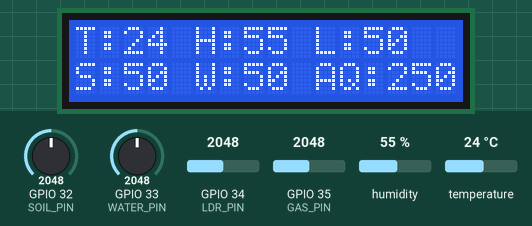
The sketch below on a simulated ESP32. On the bench: 16×2 character LCD. Inputs (shaded band) come from the test bench; at power-on: humidity 55 %, GPIO 32 (SOIL_PIN) = 2048, GPIO 33 (WATER_PIN) = 2048, GPIO 34 (LDR_PIN) = 2048, GPIO 35 (GAS_PIN) = 2048, temperature 24 °C. WiFi joins after 1.5 s; servers stay silent unless stated; random numbers use the default seed unless the sketch sets one; no MQTT or app messages arrive unless stated; what the sketch prints to the serial monitor is not drawn.

Above: at 3.6 s.
3.7 s: humidity set to 22 %
At 7.3 s:
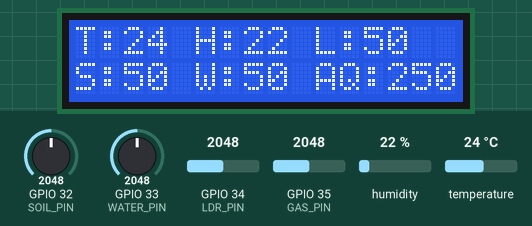
7.8 s: GPIO 32 (SOIL_PIN) set to 2866
At 9.6 s:
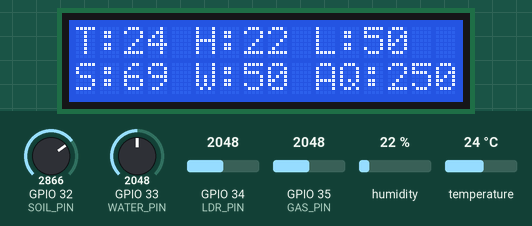
11.9 s: GPIO 33 (WATER_PIN) set to 2866
At 13.1 s:
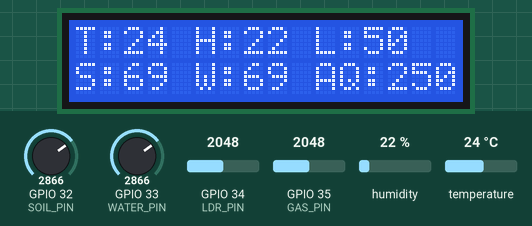
16.0 s: GPIO 34 (LDR_PIN) set to 2866
At 18.8 s:
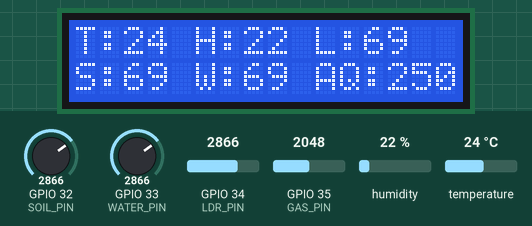
20.1 s: GPIO 35 (GAS_PIN) set to 2866
At 22.3 s:
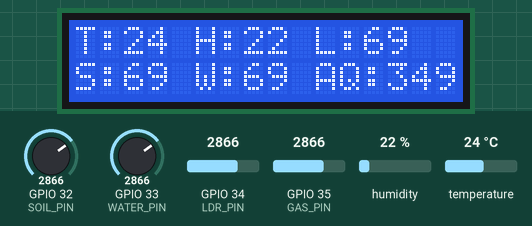
24.2 s: temperature set to 12 °C
At 28.1 s:
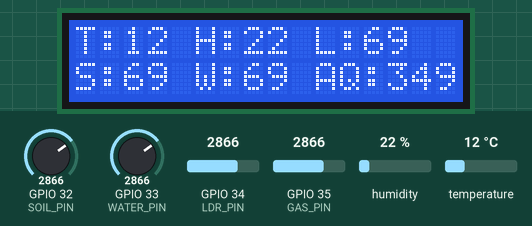
Timing chart, 0 to 29.5 s (numbered marks = the images above; inputs shaded):
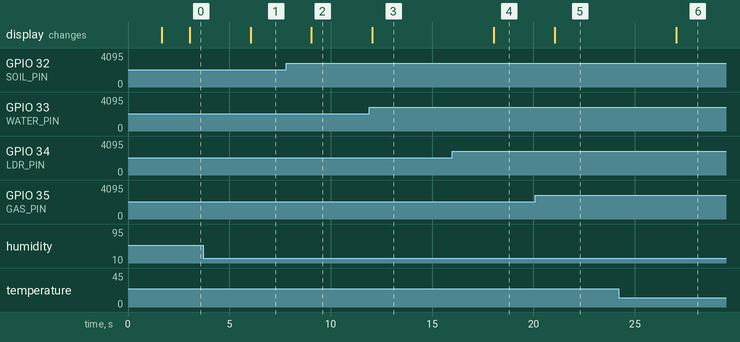

Measured:
- after the input at 3.7 s, the display: changes after 2.3 s (image 1)
- after the input at 7.8 s, the display: changes after 1.2 s (image 2)
- after the input at 11.9 s, the display: changes after 0.15 s (image 3)
- after the input at 16.0 s, the display: changes after 2.0 s (image 4)
- after the input at 20.1 s, the display: changes after 0.95 s (image 5)
- after the input at 24.2 s, the display: changes after 2.9 s (image 6)

The sketch:

wokwi-master-esp32.ino
```cpp
#include <WiFi.h>
#include <HTTPClient.h>
#include <PubSubClient.h>
#include <ArduinoJson.h>
#include <DHT.h>
#include <Wire.h>
#include <LiquidCrystal_I2C.h>

#define WIFI_SSID "Wokwi-GUEST"
#define WIFI_PASSWORD ""

// Use the same broker in your app .env:
// MQTT_URL="mqtt://broker.hivemq.com:1883"
#define MQTT_HOST "broker.hivemq.com"
#define MQTT_PORT 1883

// Optional. Leave empty for MQTT-only demo.
#define HTTP_API_URL ""

#define MASTER_MAC "AA:BB:CC:DD:EE:01"
#define SENSOR_TOPIC "green-garden/sensors/AA:BB:CC:DD:EE:01"

#define DHT_PIN 15
#define DHT_TYPE DHT22
#define LDR_PIN 34
#define GAS_PIN 35
#define SOIL_PIN 32
#define WATER_PIN 33

DHT dht(DHT_PIN, DHT_TYPE);
LiquidCrystal_I2C lcd(0x27, 16, 2);
WiFiClient wifiClient;
PubSubClient mqtt(wifiClient);

unsigned long lastPublish = 0;
const unsigned long PUBLISH_INTERVAL = 3000;

float calculateVpd(float temperature, float humidity) {
  float es = 0.6108 * exp((17.27 * temperature) / (temperature + 237.3));
  float ea = es * (humidity / 100.0);
  return es - ea;
}

int percentFromAnalog(int raw) {
  return constrain(map(raw, 0, 4095, 0, 100), 0, 100);
}

int calculateHealth(float temp, float humidity, int light, int soil, int water, int airQuality) {
  int score = 40;
  if (temp >= 18 && temp <= 28) score += 15;
  if (humidity >= 50 && humidity <= 80) score += 15;
  if (light >= 35) score += 10;
  if (soil >= 40 && soil <= 80) score += 10;
  if (water >= 30) score += 10;
  if (airQuality < 350) score += 10;
  return constrain(score, 0, 100);
}

void connectWifi() {
  WiFi.begin(WIFI_SSID, WIFI_PASSWORD);
  Serial.print("WiFi connecting");
  while (WiFi.status() != WL_CONNECTED) {
    delay(300);
    Serial.print(".");
  }
  Serial.println("\nWiFi connected");
}

void connectMqtt() {
  while (!mqtt.connected()) {
    String clientId = "green-garden-master-" + String(random(0xffff), HEX);
    Serial.print("MQTT connecting...");
    if (mqtt.connect(clientId.c_str())) {
      Serial.println("connected");
    } else {
      Serial.print("failed rc=");
      Serial.println(mqtt.state());
      delay(1000);
    }
  }
}

void sendHttp(const String &payload) {
  if (String(HTTP_API_URL).length() == 0) return;

  HTTPClient http;
  http.begin(HTTP_API_URL);
  http.addHeader("Content-Type", "application/json");
  int code = http.POST(payload);
  Serial.print("HTTP code: ");
  Serial.println(code);
  http.end();
}

void setup() {
  Serial.begin(115200);
  randomSeed(analogRead(0));

  dht.begin();
  lcd.init();
  lcd.backlight();
  lcd.setCursor(0, 0);
  lcd.print("Master Sensors");
  lcd.setCursor(0, 1);
  lcd.print("Connecting...");

  connectWifi();
  mqtt.setServer(MQTT_HOST, MQTT_PORT);
  connectMqtt();

  lcd.clear();
  lcd.print("MQTT ready");
}

void loop() {
  if (!mqtt.connected()) connectMqtt();
  mqtt.loop();

  if (millis() - lastPublish < PUBLISH_INTERVAL) return;
  lastPublish = millis();

  float temperature = dht.readTemperature();
  float humidity = dht.readHumidity();

  if (isnan(temperature)) temperature = 24.5;
  if (isnan(humidity)) humidity = 65.0;

  int light = percentFromAnalog(analogRead(LDR_PIN));
  int airQuality = map(analogRead(GAS_PIN), 0, 4095, 0, 500);
  int soilMoisture = percentFromAnalog(analogRead(SOIL_PIN));
  int waterLevel = percentFromAnalog(analogRead(WATER_PIN));
  float vpd = calculateVpd(temperature, humidity);
  int healthScore = calculateHealth(temperature, humidity, light, soilMoisture, waterLevel, airQuality);

  StaticJsonDocument<256> doc;
  doc["temperature"] = temperature;
  doc["humidity"] = humidity;
  doc["airQuality"] = airQuality;
  doc["light"] = light;
  doc["waterLevel"] = waterLevel;
  doc["soilMoisture"] = soilMoisture;
  doc["vpd"] = vpd;
  doc["healthScore"] = healthScore;
  doc["macAddress"] = MASTER_MAC;

  String payload;
  serializeJson(doc, payload);

  mqtt.publish(SENSOR_TOPIC, payload.c_str());
  sendHttp(payload);

  Serial.print("Published sensor data: ");
  Serial.println(payload);

  lcd.clear();
  lcd.setCursor(0, 0);
  lcd.print("T:");
  lcd.print((int)temperature);
  lcd.print(" H:");
  lcd.print((int)humidity);
  lcd.print(" L:");
  lcd.print(light);
  lcd.setCursor(0, 1);
  lcd.print("S:");
  lcd.print(soilMoisture);
  lcd.print(" W:");
  lcd.print(waterLevel);
  lcd.print(" AQ:");
  lcd.print(airQuality);
}
```
